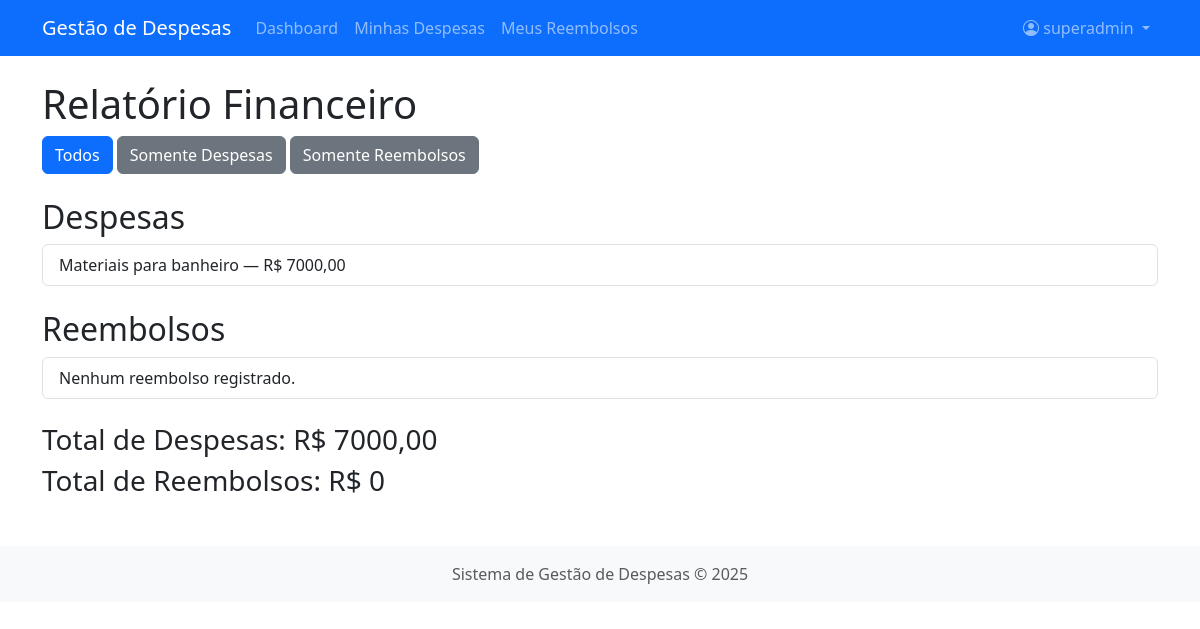
The app's page /relatorios/gerar/ (signed in), older data.
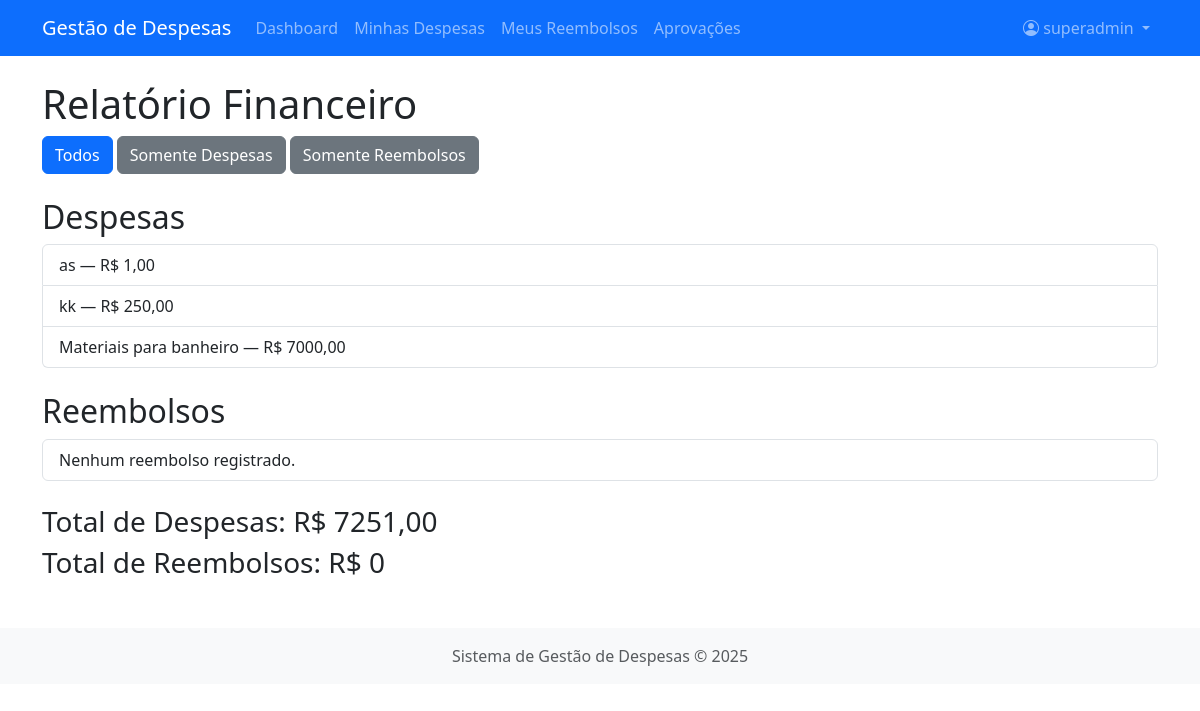
The same page, newer data.
### despesas/models.py (models this page shows, shortened)
class Despesa(models.Model):
    STATUS_CHOICES = [
        ('RASCUNHO', 'Rascunho'),
        ('ENVIADA', 'Enviada para aprovação'),
        ('APROVADA', 'Aprovada'),
        ('NEGADA', 'Negada'),
        ('PAGA', 'Reembolso realizado'),
    ]
    funcionario = models.ForeignKey(Funcionario, on_delete=models.CASCADE, related_name='despesas')
    categoria = models.ForeignKey(CategoriasDespesa, on_delete=models.PROTECT, related_name='despesas')
    descricao = models.TextField()
    valor = models.DecimalField(max_digits=10, decimal_places=2, validators=[MinValueValidator(0.01)])
    data_despesa = models.DateField()
    comprovante = models.FileField(upload_to='comprovantes/', blank=True, null=True)
    data_criacao = models.DateTimeField(auto_now_add=True)
    data_atualizacao = models.DateTimeField(auto_now=True)
    status = models.CharField(max_length=20, choices=STATUS_CHOICES, default='RASCUNHO')
    codigo = models.UUIDField(default=uuid.uuid4, editable=False, unique=True)
    class Meta:
        verbose_name = 'Despesa'
        verbose_name_plural = 'Despesas'
        ordering = ['-data_criacao']

### despesas/views.py (the view)
# urls.py: path('relatorios/gerar/', views.relatorio_gerar, name='relatorio_gerar'),
def relatorio_gerar(request):
    filtro = request.GET.get('filtro', 'todos')  # pega o filtro enviado
    despesas = []
    reembolsos = []
    if filtro in ['todos', 'despesas']:
        despesas = Despesa.objects.all()
    if filtro in ['todos', 'reembolsos']:
        reembolsos = Reembolso.objects.all()
    total_despesas = sum(d.valor for d in despesas)
    total_reembolsos = sum(r.valor for r in reembolsos)
    context = {
        'despesas': despesas,
        'reembolsos': reembolsos,
        'total_despesas': total_despesas,
        'total_reembolsos': total_reembolsos,
        'filtro': filtro,
    }
    return render(request, 'despesas/relatorio_gerar.html', context)

### despesas/models.py (called while the page is built)
    def is_gerente(self):
        return self.cargo == 'GERENTE'

    def is_financeiro(self):
        return self.cargo == 'FINANCEIRO'

### despesas/templates/despesas/relatorio_gerar.html (shortened to what this page needs)
{% extends 'despesas/base.html' %}
{% block content %}
<h1>Relatório Financeiro</h1>
<div class="mb-4">
    <a href="?filtro=todos" class="btn btn-primary">Todos</a>
    <a href="?filtro=despesas" class="btn btn-secondary">Somente Despesas</a>
    <a href="?filtro=reembolsos" class="btn btn-secondary">Somente Reembolsos</a>
</div>
{% if filtro == "todos" or filtro == "despesas" %}
<h2>Despesas</h2>
<ul class="list-group mb-4">
    {% for despesa in despesas %}
    <li class="list-group-item">
        {{ despesa.descricao }} — R$ {{ despesa.valor }}
    </li>
    {% empty %}
    <li class="list-group-item">Nenhuma despesa registrada.</li>
    {% endfor %}
</ul>
{% endif %}
{% if filtro == "todos" or filtro == "reembolsos" %}
<h2>Reembolsos</h2>
<ul class="list-group mb-4">
    {% for reembolso in reembolsos %}
    <li class="list-group-item">
        {{ reembolso.descricao }} — R$ {{ reembolso.valor }}
    </li>
    {% empty %}
    <li class="list-group-item">Nenhum reembolso registrado.</li>
    {% endfor %}
</ul>
{% endif %}
<h3>Total de Despesas: R$ {{ total_despesas }}</h3>
<h3>Total de Reembolsos: R$ {{ total_reembolsos }}</h3>
{% endblock %}

### despesas/templates/despesas/base.html (shortened to what this page needs)
<!DOCTYPE html>
<html lang="pt-br">
<head>
    <link href="https://cdn.jsdelivr.net/npm/bootstrap@5.3.0-alpha1/dist/css/bootstrap.min.css" rel="stylesheet">
    <link rel="stylesheet" href="https://cdn.jsdelivr.net/npm/bootstrap-icons@1.10.3/font/bootstrap-icons.css">
</head>
<body>
    <nav class="navbar navbar-expand-lg navbar-dark bg-primary">
        <div class="container">
            <a class="navbar-brand" href="{% url 'despesas:home' %}">Gestão de Despesas</a>
            <div class="collapse navbar-collapse" id="navbarNav">
                <ul class="navbar-nav me-auto">
                    {% if user.is_authenticated %}
                        <li class="nav-item">
                            <a class="nav-link" href="{% url 'despesas:dashboard' %}">Dashboard</a>
                        </li>
                        <li class="nav-item">
                            <a class="nav-link" href="{% url 'despesas:despesa_list' %}">Minhas Despesas</a>
                        </li>
                        <li class="nav-item">
                            <a class="nav-link" href="{% url 'despesas:reembolso_list' %}">Meus Reembolsos</a>
                        </li>
                        {% if user.funcionario.is_gerente %}
                        <li class="nav-item">
                            <a class="nav-link" href="{% url 'despesas:aprovacao_list' %}">Aprovações</a>
                        </li>
                        {% endif %}
                    {% endif %}
                </ul>
                <ul class="navbar-nav">
                    {% if user.is_authenticated %}
                        <li class="nav-item dropdown">
                            <a class="nav-link dropdown-toggle" href="#" role="button" data-bs-toggle="dropdown">
                                <i class="bi bi-person-circle"></i> {{ user.get_full_name|default:user.username }}
                            </a>
                        </li>
                    {% endif %}
                </ul>
            </div>
        </div>
    </nav>
    <main class="container my-4">
        {% block content %}{% endblock %}
    </main>
    <footer class="bg-light text-center text-muted py-3 mt-5">
        <div class="container">
            <p class="mb-0">Sistema de Gestão de Despesas © {% now "Y" %}</p>
        </div>
    </footer>
</body>
</html>

Row changes from the older to the newer data that the page shows:
added Despesa: descricao "as", valor "1,00"
added Despesa: descricao "kk", valor "250,00"
Text that changed along with them:
{{ total_despesas }}: "7000,00" → "7251,00"
text now shown: "Aprovações"
